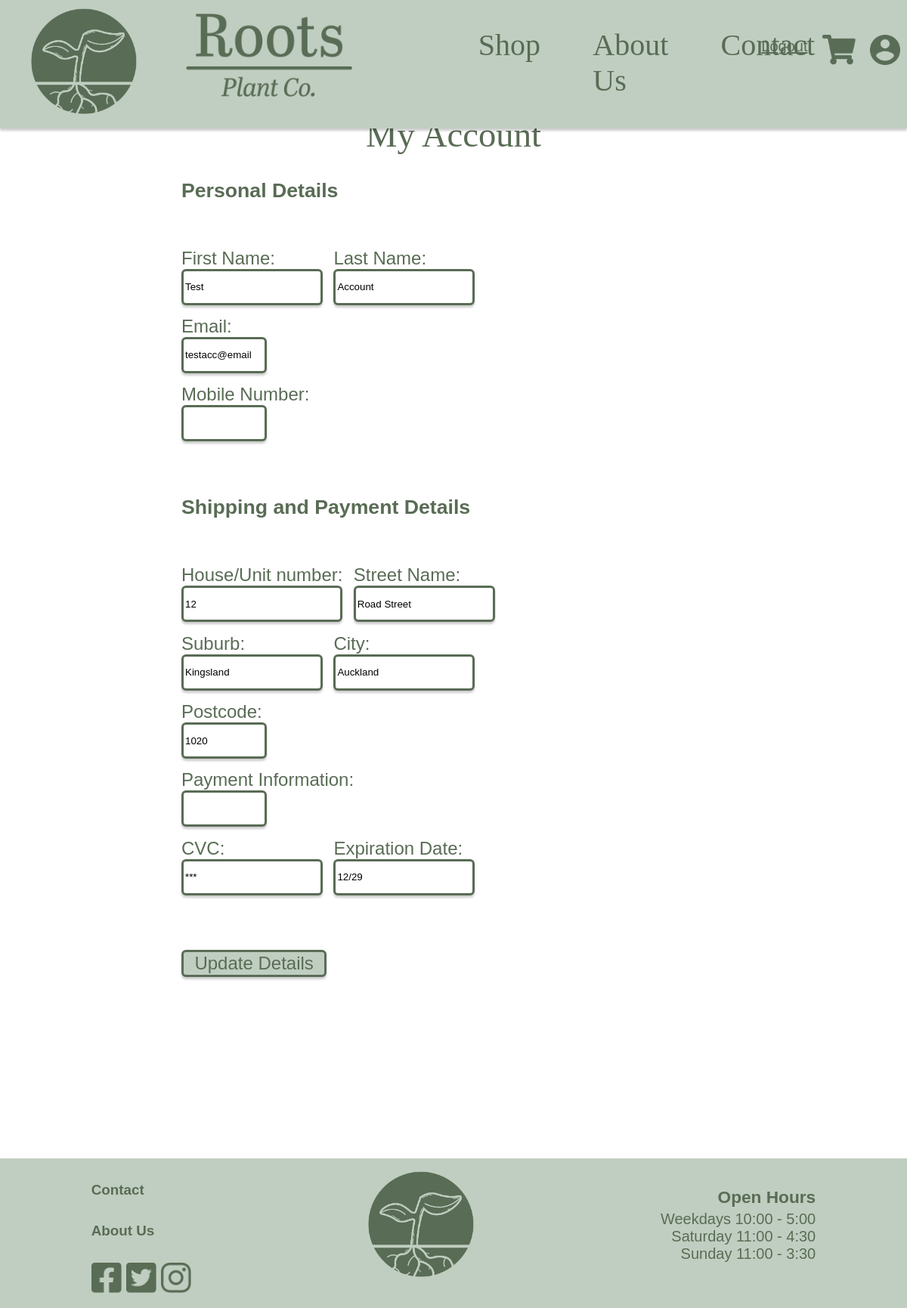
The page /editAccountDetails (signed in) on the database as committed earlier.
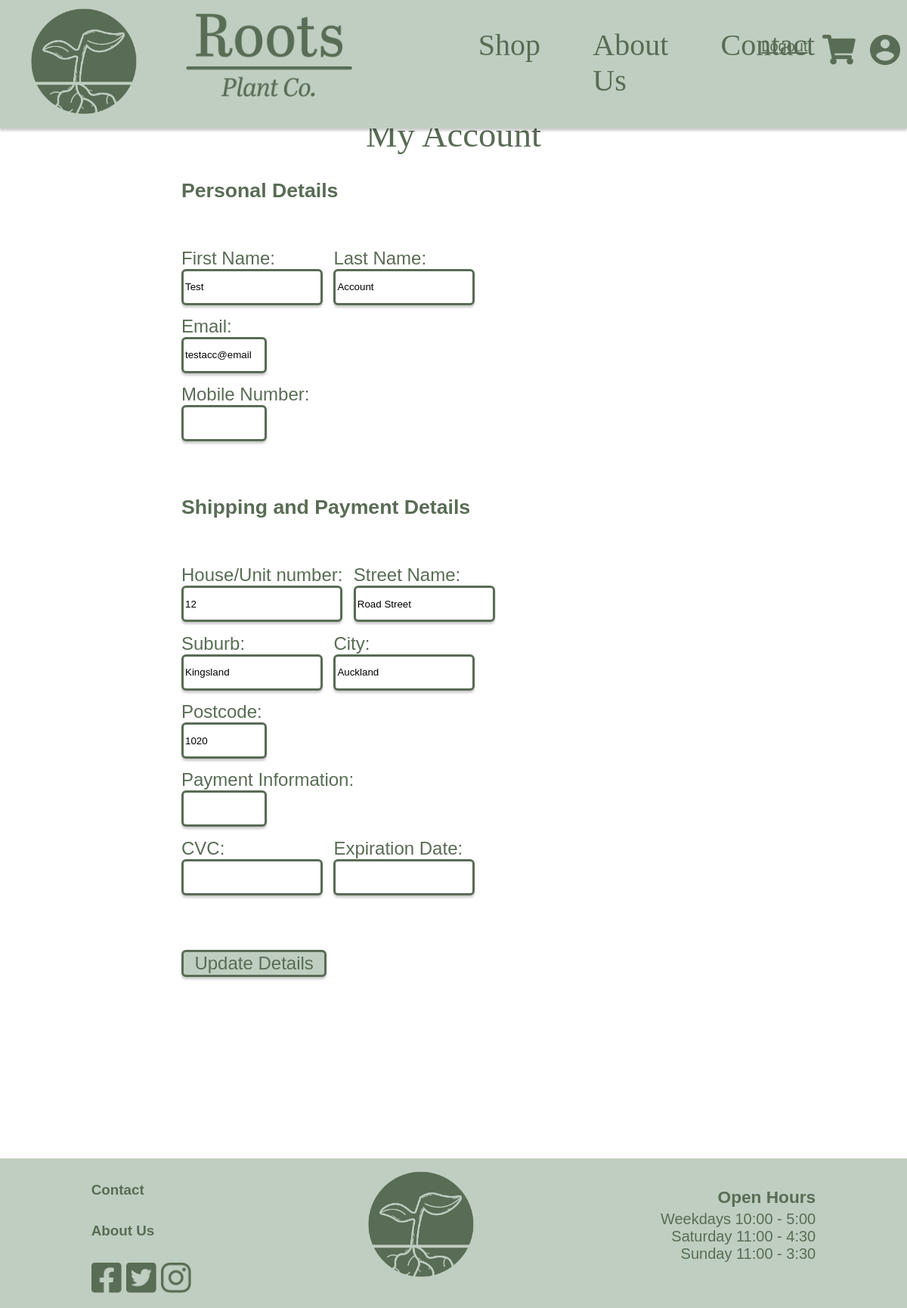
The same page on the database as committed later.
### Website/models.py (models this page shows)
class AccountDetails(db.Model):
    __tablename__ = 'AccountDetails'
    userId = db.Column(db.Integer, db.ForeignKey('user.id'), primary_key=True)
    firstName = db.Column(db.String(150))
    lastName = db.Column(db.String(150), nullable=True)
    email = db.Column(db.String(150), nullable=True)
    mobileNo = db.Column(db.String(15), nullable=True)
    addressHouseNo = db.Column(db.String, nullable=True)
    addressStreetName = db.Column(db.String, nullable=True)
    addressSuburb = db.Column(db.String, nullable=True)
    addressCity = db.Column(db.String, nullable=True)
    addressPostCode = db.Column(db.String, nullable=True)
    paymentCardNo = db.Column(db.String(4), nullable=True)
    paymentCardCvc = db.Column(db.Integer, nullable=True)
    paymentCardExp = db.Column(db.String, nullable=True)
    user = db.relationship('User', backref=db.backref('AccountDetails', uselist=False))

### Website/views.py (the view)
@views.route('/editAccountDetails', methods=['GET', 'POST'])
def editAccountDetails():
    if request.method == 'POST':
        user_id = current_user.id
        accountDetails = AccountDetails.query.filter_by(userId=user_id).first()
        firstName = request.form['firstName']
        lastName = request.form['lastName']
        email = request.form['email']
        mobileNo = request.form['mobileNo']
        addressHouseNo = request.form['addressHouseNo']
        addressStreetName = request.form['addressStreetName']
        addressSuburb = request.form['addressSuburb']
        addressCity = request.form['addressCity']
        addressPostCode = request.form['addressPostCode']
        paymentCardNo = request.form['paymentCardNo']
        paymentCardCvc = request.form['paymentCardCvc']
        paymentCardExp = request.form['paymentCardExp']
        is_valid_address, addresserrormsg = validate_address(addressHouseNo, addressStreetName, addressSuburb, addressCity, addressPostCode)
        is_valid_payment, paymenterrormsg = validate_payment(paymentCardNo, paymentCardCvc, paymentCardExp)
        if not firstName:
            flash("First name is required.", category="error")
        elif not email:
            flash("Email is required.", category="error")
        else:
            if len(firstName) < 2:
                flash("First name must be at least 2 characters.", category="error")
                return redirect(url_for('views.editAccountDetails'))
            elif lastName and len(lastName) < 2:
                flash("Last name must be at least 2 characters.", category="error")
                return redirect(url_for('views.editAccountDetails'))
            elif mobileNo and not re.match(r'^\+?[0-9\s]{9,17}$', mobileNo):
                flash('Invalid input. Mobile number should be 9-17 characters. Only digits, spaces and an optional "+" for area code may be included.', category='error')
                return redirect(url_for('views.editAccountDetails'))
            elif not is_valid_address:
                flash(addresserrormsg, category='error')
                return redirect(url_for('views.editAccountDetails'))
            elif not is_valid_payment:
                flash(paymenterrormsg, category='error')
                return redirect(url_for('views.editAccountDetails'))
            else:
                accountDetails.firstName = firstName
                accountDetails.lastName = lastName
                accountDetails.email = email
                accountDetails.mobileNo = mobileNo
                accountDetails.addressHouseNo = addressHouseNo
                accountDetails.addressStreetName = addressStreetName
                accountDetails.addressSuburb = addressSuburb
                accountDetails.addressCity = addressCity
                accountDetails.addressPostCode = addressPostCode
                accountDetails.paymentCardNo = paymentCardNo
                accountDetails.paymentCardCvc = paymentCardCvc
                accountDetails.paymentCardExp = paymentCardExp
                db.session.commit()
                flash('Account details updated successfully', category='success')
                return redirect(url_for('views.accountDetails'))
    else:
        return render_template("editAccountDetails.html", user=current_user)

### Website/templates/editAccountDetails.html (shortened to what the changed rows need)
{% extends "navBase.html" %}
{% block content %}
<head>
    <link rel="stylesheet" href="{{ url_for('static', filename='css/editAccountDetails.css') }}">
</head>
<body>
    <form method="POST" action="{{ url_for('views.editAccountDetails') }}">
        <h1  align="center" class="myAccountHeading">My Account</h1>
        <div class="detailsFlex">
            <div class="personalDetailsFlex">
                <h1 align="left" class="detailsHeading">Personal Details</h1>
                <div class="sideOnCategory">
                    <div class="box">
                        <label for="firstName">First Name:</label>
                        <input type="text" id="firstName" name="firstName" value="{{ user.AccountDetails.firstName }}" required/>
                    </div>
                    <div class="box">
                        <label for="lastName">Last Name:</label>
                        {% if user.AccountDetails.lastName %}
                        <input type="text" id="lastName" name="lastName" value="{{ user.AccountDetails.lastName }}"/>
                        {% else %}
                        <input type="text" id="lastName" name="lastName" />
                        {% endif %}
                    </div>
                </div>
                <div class="boxSingle">
                    <label for="email">Email:</label>
                    <input type="email" id="email" name="email" value="{{ user.AccountDetails.email }}" required/>
                </div>
            </div>
            <div class="personalDetailsFlex">
                <h1 class="detailsHeading">Shipping and Payment Details</h1>
                <div class="sideOnCategory">
                    <div class="box">
                        <label for="addressHouseNo">House/Unit number:</label>
                        {% if user.AccountDetails.addressHouseNo %}
                        <input type="text" id="addressHouseNo" name="addressHouseNo" value="{{ user.AccountDetails.addressHouseNo }}"/>
                        {% else %}
                        <input type="text" id="addressHouseNo" name="addressHouseNo"/>
                       {% endif %}
                    </div>
                    <div class="box">
                        <label for="addressStreetName">Street Name:</label>
                        {% if user.AccountDetails.addressStreetName %}
                        <input type="text" id="addressStreetName" name="addressStreetName" value="{{ user.AccountDetails.addressStreetName }}"/>
                        {% else %}
                        <input type="text" id="addressStreetName" name="addressStreetName"/>
                       {% endif %}
                    </div>
                </div>
                <div class="sideOnCategory">
                    <div class="box">
                        <label for="addressSuburb">Suburb:</label>
                        {% if user.AccountDetails.addressSuburb %}
                        <input type="text" id="addressSuburb" name="addressSuburb" value="{{ user.AccountDetails.addressSuburb }}">
                        {% else %}
                        <input type="text" id="addressSuburb" name="addressSuburb">
                        {% endif %}
                    </div>
                    <div class="box">
                        <label for="addressCity">City:</label>
                        {% if user.AccountDetails.addressCity %}
                        <input type="text" id="addressCity" name="addressCity" value="{{ user.AccountDetails.addressCity }}">
                        {% else %}
                        <input type="text" id="addressCity" name="addressCity">
                        {% endif %}
                    </div>
                </div>
                <div class="boxSingle">
                    <label for="addressPostCode">Postcode:</label>
                    {% if user.AccountDetails.addressPostCode %}
                    <input type="text" id="addressPostCode" name="addressPostCode" value="{{ user.AccountDetails.addressPostCode }}">
                    {% else %}
                    <input type="text" id="addressPostCode" name="addressPostCode">
                    {% endif %}
                </div>
                <div class="boxSingle">
                    <label for="paymentCardNo">Payment Information:</label>
                    {% if user.AccountDetails.paymentCardNo %}
                    <input type="text" id="paymentCardNo" name="paymentCardNo" value="{{ user.AccountDetails.maskedCard }}">
                    {% else %}
                    <input type="text" id="paymentCardNo" name="paymentCardNo">
                    {% endif %}
                </div>
                <div class="sideOnCategory">
                    <div class="box">
                        <label for="paymentCardCvc">CVC:</label>
                        {% if user.AccountDetails.paymentCardCvc %}
                        <input type="text" id="paymentCardCvc" name="paymentCardCvc" value="***">
                        {% else %}
                        <input type="text" id="paymentCardCvc" name="paymentCardCvc">
                        {% endif %}
                    </div>
                    <div class="box">
                        <label for="paymentCardExp">Expiration Date:</label>
                        {% if user.AccountDetails.paymentCardExp %}
                        <input type="text" id="paymentCardExp" name="paymentCardExp" value="{{ user.AccountDetails.paymentCardExp }}">
                        {% else %}
                        <input type="text" id="paymentCardExp" name="paymentCardExp">
                        {% endif %}
                    </div>
                </div>
            </div>
        </div>
    </form>
</body>
{% endblock %}

Rows that differ between the two databases and show on the page:
changed AccountDetails "Test": paymentCardExp "12/29" → (not shown)
Other text that changed with them:
form field paymentCardCvc: "***" → (not shown)
